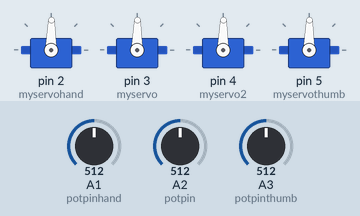
The sketch below on a simulated Arduino Uno, built with avr-gcc and run on an emulated ATmega328P. On the bench: 4 × servo. The inputs (shaded band) are chosen by the test bench; at power-on: A1 (potpinhand) = 512, A2 (potpin) = 512, A3 (potpinthumb) = 512.

Above: at 1.2 s.
1.3 s: A1 (potpinhand) set to 716
At 2.1 s:
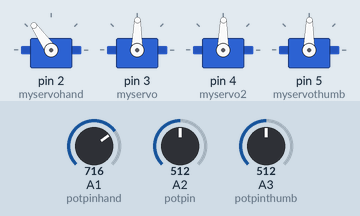
2.8 s: A2 (potpin) set to 716
At 3.6 s:
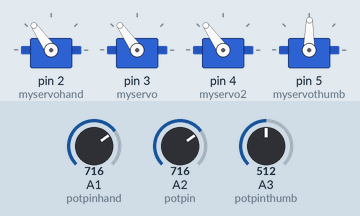
4.3 s: A3 (potpinthumb) set to 716
At 4.6 s:
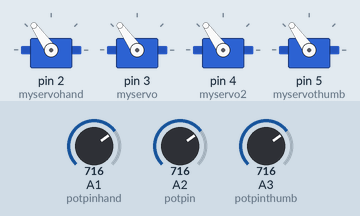
5.8 s: A1 (potpinhand) set to 900
At 6.9 s:
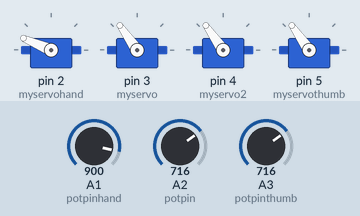
7.3 s: A2 (potpin) set to 900
At 8.0 s:
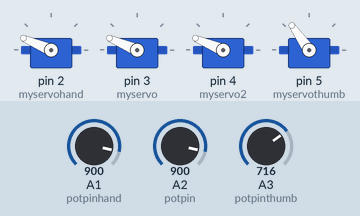
8.8 s: A3 (potpinthumb) set to 900
At 10.2 s:
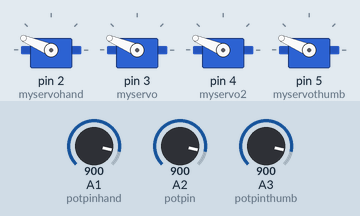
Timing chart, 0 to 11.3 s (numbered marks = the images above; inputs shaded):
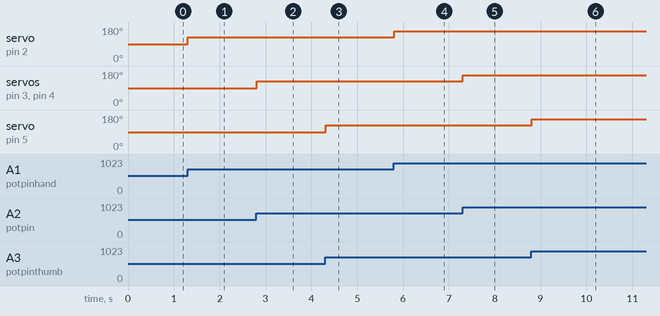

Measured:
- after the input at 1.3 s, servo on pin 2 (myservohand): 89° → 125° at once
- after the input at 2.8 s, servo on pin 3 (myservo), servo on pin 4 (myservo2): 89° → 125° at once
- after the input at 4.3 s, servo on pin 5 (myservothumb): 89° → 125° at once
- after the input at 5.8 s, servo on pin 2 (myservohand): 125° → 157° at once
- after the input at 7.3 s, servo on pin 3 (myservo), servo on pin 4 (myservo2): 125° → 157° at once
- after the input at 8.8 s, servo on pin 5 (myservothumb): 125° → 157° at once

The sketch:

CleanCodeMaqui.ino
```cpp
// Controlling a servo position using a potentiometer (variable resistor)
// by Michal Rinott <http://people.interaction-ivrea.it/m.rinott>

#include <Servo.h>

Servo myservohand;
Servo myservo;  // create servo object to control a servo
Servo myservo2;
Servo myservothumb;

int potpinhand = 1;
int potpin = 2;  // analog pin used to connect the potentiometer
int potpinthumb = 3;
int val;    // variable to read the value from the analog pin
int valhand;
int valthumb;
void setup()
{
  myservohand.attach(2);
  myservo.attach(3);
  myservo2.attach(4);   // attaches the servo on pin 9 to the servo object
  myservothumb.attach(5);
}

void loop()
{

  valhand = analogRead(potpinhand);            // reads the value of the potentiometer (value between 0 and 1023)
  valhand = map(valhand, 0, 1023, 0, 179);     // scale it to use it with the servo (value between 0 and 180)
  myservohand.write(valhand);

  val = analogRead(potpin);            // reads the value of the potentiometer (value between 0 and 1023)
  val = map(val, 0, 1023, 0, 179);     // scale it to use it with the servo (value between 0 and 180)
  myservo.write(val);    // sets the servo position according to the scaled value
  myservo2.write(val);
  Serial.println  (val);

   valthumb = analogRead(potpinthumb);            // reads the value of the potentiometer (value between 0 and 1023)
  valthumb = map(valthumb, 0, 1023, 0, 179);     // scale it to use it with the servo (value between 0 and 180)
  myservothumb.write(valthumb);

  delay(15);                           // waits for the servo to get there
}
```
